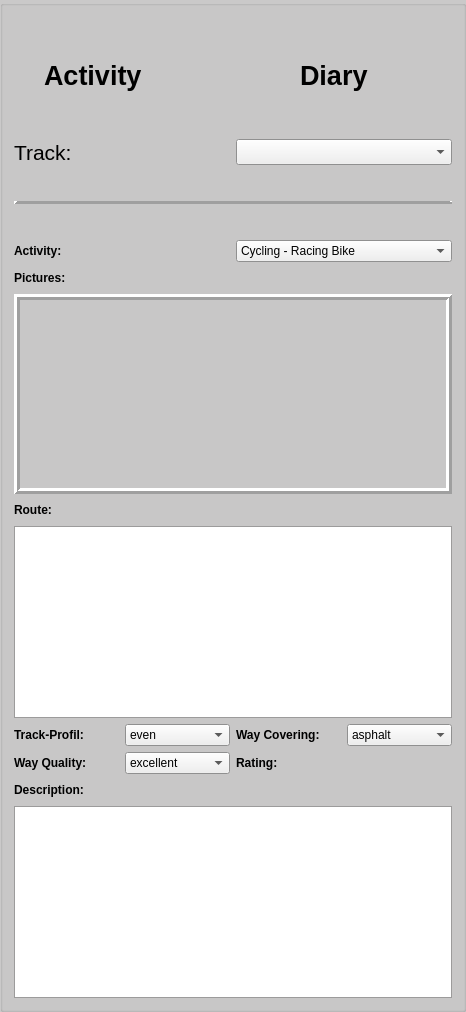
      <widget class="QGroupBox" name="groupBox_2" >
       <property name="sizePolicy" >
        <sizepolicy vsizetype="Preferred" hsizetype="Fixed" >
         <horstretch>0</horstretch>
         <verstretch>0</verstretch>
        </sizepolicy>
       </property>
       <property name="maximumSize" >
        <size>
         <width>400</width>
         <height>16777215</height>
        </size>
       </property>
       <property name="palette" >
        <palette>
         <active>
          <colorrole role="Base" >
           <brush brushstyle="SolidPattern" >
            <color alpha="255" >
             <red>255</red>
             <green>255</green>
             <blue>255</blue>
            </color>
           </brush>
          </colorrole>
          <colorrole role="Window" >
           <brush brushstyle="SolidPattern" >
            <color alpha="255" >
             <red>202</red>
             <green>201</green>
             <blue>201</blue>
            </color>
           </brush>
          </colorrole>
         </active>
         <inactive>
          <colorrole role="Base" >
           <brush brushstyle="SolidPattern" >
            <color alpha="255" >
             <red>255</red>
             <green>255</green>
             <blue>255</blue>
            </color>
           </brush>
          </colorrole>
          <colorrole role="Window" >
           <brush brushstyle="SolidPattern" >
            <color alpha="255" >
             <red>202</red>
             <green>201</green>
             <blue>201</blue>
            </color>
           </brush>
          </colorrole>
         </inactive>
         <disabled>
          <colorrole role="Base" >
           <brush brushstyle="SolidPattern" >
            <color alpha="255" >
             <red>202</red>
             <green>201</green>
             <blue>201</blue>
            </color>
           </brush>
          </colorrole>
          <colorrole role="Window" >
           <brush brushstyle="SolidPattern" >
            <color alpha="255" >
             <red>202</red>
             <green>201</green>
             <blue>201</blue>
            </color>
           </brush>
          </colorrole>
         </disabled>
        </palette>
       </property>
       <property name="title" >
        <string/>
       </property>
       <layout class="QVBoxLayout" name="verticalLayout_11" >
        <item>
         <layout class="QVBoxLayout" name="verticalLayout_5" >
          <item>
           <spacer name="verticalSpacer_5" >
            <property name="orientation" >
             <enum>Qt::Vertical</enum>
            </property>
            <property name="sizeHint" stdset="0" >
             <size>
              <width>20</width>
              <height>30</height>
             </size>
            </property>
           </spacer>
          </item>
          <item>
           <layout class="QHBoxLayout" name="horizontalLayout_2" >
            <item>
             <spacer name="horizontalSpacer" >
              <property name="orientation" >
               <enum>Qt::Horizontal</enum>
              </property>
              <property name="sizeType" >
               <enum>QSizePolicy::Preferred</enum>
              </property>
              <property name="sizeHint" stdset="0" >
               <size>
                <width>30</width>
                <height>56</height>
               </size>
              </property>
             </spacer>
            </item>
            <item>
             <widget class="QLabel" name="label_2" >
              <property name="font" >
               <font>
                <pointsize>20</pointsize>
                <weight>75</weight>
                <bold>true</bold>
               </font>
              </property>
              <property name="text" >
               <string>Activity</string>
              </property>
             </widget>
            </item>
            <item>
             <widget class="QLabel" name="iconLabel" >
              <property name="sizePolicy" >
               <sizepolicy vsizetype="Preferred" hsizetype="Preferred" >
                <horstretch>0</horstretch>
                <verstretch>0</verstretch>
               </sizepolicy>
              </property>
              <property name="autoFillBackground" >
               <bool>false</bool>
              </property>
              <property name="text" >
               <string/>
              </property>
             </widget>
            </item>
            <item>
             <widget class="QLabel" name="label_4" >
              <property name="font" >
               <font>
                <pointsize>20</pointsize>
                <weight>75</weight>
                <bold>true</bold>
               </font>
              </property>
              <property name="text" >
               <string>Diary</string>
              </property>
             </widget>
            </item>
            <item>
             <spacer name="horizontalSpacer_10" >
              <property name="orientation" >
               <enum>Qt::Horizontal</enum>
              </property>
              <property name="sizeType" >
               <enum>QSizePolicy::Preferred</enum>
              </property>
              <property name="sizeHint" stdset="0" >
               <size>
                <width>30</width>
                <height>56</height>
               </size>
              </property>
             </spacer>
            </item>
           </layout>
          </item>
          <item>
           <spacer name="verticalSpacer_3" >
            <property name="orientation" >
             <enum>Qt::Vertical</enum>
            </property>
            <property name="sizeHint" stdset="0" >
             <size>
              <width>20</width>
              <height>30</height>
             </size>
            </property>
           </spacer>
          </item>
         </layout>
        </item>
        <item>
         <layout class="QHBoxLayout" name="horizontalLayout_11" >
          <item>
           <widget class="QLabel" name="label" >
            <property name="font" >
             <font>
              <pointsize>16</pointsize>
             </font>
            </property>
            <property name="text" >
             <string>Track:</string>
            </property>
            <property name="buddy" >
             <cstring>mTrackCombo</cstring>
            </property>
           </widget>
          </item>
          <item>
           <widget class="QComboBox" name="mTrackCombo" >
            <property name="sizePolicy" >
             <sizepolicy vsizetype="Preferred" hsizetype="Preferred" >
              <horstretch>0</horstretch>
              <verstretch>0</verstretch>
             </sizepolicy>
            </property>
            <property name="minimumSize" >
             <size>
              <width>188</width>
              <height>26</height>
             </size>
            </property>
           </widget>
          </item>
         </layout>
        </item>
        <item>
         <layout class="QVBoxLayout" name="verticalLayout_14" >
          <item>
           <spacer name="verticalSpacer_6" >
            <property name="orientation" >
             <enum>Qt::Vertical</enum>
            </property>
            <property name="sizeHint" stdset="0" >
             <size>
              <width>438</width>
              <height>30</height>
             </size>
            </property>
           </spacer>
          </item>
          <item>
           <widget class="QFrame" name="separatorFrame" >
            <property name="sizePolicy" >
             <sizepolicy vsizetype="Fixed" hsizetype="MinimumExpanding" >
              <horstretch>0</horstretch>
              <verstretch>0</verstretch>
             </sizepolicy>
            </property>
            <property name="minimumSize" >
             <size>
              <width>0</width>
              <height>3</height>
             </size>
            </property>
            <property name="maximumSize" >
             <size>
              <width>16777215</width>
              <height>3</height>
             </size>
            </property>
            <property name="frameShape" >
             <enum>QFrame::Box</enum>
            </property>
            <property name="frameShadow" >
             <enum>QFrame::Raised</enum>
            </property>
            <property name="lineWidth" >
             <number>5</number>
            </property>
            <property name="midLineWidth" >
             <number>0</number>
            </property>
           </widget>
          </item>
          <item>
           <spacer name="verticalSpacer_7" >
            <property name="orientation" >
             <enum>Qt::Vertical</enum>
            </property>
            <property name="sizeHint" stdset="0" >
             <size>
              <width>438</width>
              <height>30</height>
             </size>
            </property>
           </spacer>
          </item>
         </layout>
        </item>
        <item>
         <layout class="QHBoxLayout" name="horizontalLayout_9" >
          <item>
           <widget class="QLabel" name="label_21" >
            <property name="font" >
             <font>
              <weight>75</weight>
              <bold>true</bold>
             </font>
            </property>
            <property name="text" >
             <string>Activity:</string>
            </property>
           </widget>
          </item>
          <item>
           <widget class="QComboBox" name="activityCombo" >
            <property name="sizePolicy" >
             <sizepolicy vsizetype="Preferred" hsizetype="Preferred" >
              <horstretch>0</horstretch>
              <verstretch>0</verstretch>
             </sizepolicy>
            </property>
            <item>
             <property name="text" >
              <string>Cycling - Racing Bike</string>
             </property>
            </item>
            <item>
             <property name="text" >
              <string>Cycling - Mountain Bike</string>
             </property>
            </item>
            <item>
             <property name="text" >
              <string>Hiking</string>
             </property>
            </item>
            <item>
             <property name="text" >
              <string>Running</string>
             </property>
            </item>
           </widget>
          </item>
         </layout>
        </item>
        <item>
         <layout class="QVBoxLayout" name="verticalLayout_6" >
          <item>
           <layout class="QHBoxLayout" name="horizontalLayout_8" >
            <item>
             <widget class="QLabel" name="label_28" >
              <property name="sizePolicy" >
               <sizepolicy vsizetype="Preferred" hsizetype="Preferred" >
                <horstretch>0</horstretch>
                <verstretch>0</verstretch>
               </sizepolicy>
              </property>
              <property name="font" >
               <font>
                <weight>75</weight>
                <bold>true</bold>
               </font>
              </property>
              <property name="text" >
               <string>Pictures:</string>
              </property>
             </widget>
            </item>
            <item>
             <spacer name="horizontalSpacer_3" >
              <property name="orientation" >
               <enum>Qt::Horizontal</enum>
              </property>
              <property name="sizeType" >
               <enum>QSizePolicy::Preferred</enum>
              </property>
              <property name="sizeHint" stdset="0" >
               <size>
                <width>40</width>
                <height>20</height>
               </size>
              </property>
             </spacer>
            </item>
           </layout>
          </item>
          <item>
           <widget class="QFrame" name="pictureFrame" >
            <property name="sizePolicy" >
             <sizepolicy vsizetype="Preferred" hsizetype="Preferred" >
              <horstretch>0</horstretch>
              <verstretch>0</verstretch>
             </sizepolicy>
            </property>
            <property name="minimumSize" >
             <size>
              <width>300</width>
              <height>200</height>
             </size>
            </property>
            <property name="frameShape" >
             <enum>QFrame::Box</enum>
            </property>
            <property name="frameShadow" >
             <enum>QFrame::Raised</enum>
            </property>
            <property name="lineWidth" >
             <number>3</number>
            </property>
           </widget>
          </item>
         </layout>
        </item>
        <item>
         <layout class="QVBoxLayout" name="verticalLayout_9" >
          <item>
           <layout class="QHBoxLayout" name="horizontalLayout_19" >
            <item>
             <widget class="QLabel" name="label_23" >
              <property name="sizePolicy" >
               <sizepolicy vsizetype="Preferred" hsizetype="Preferred" >
                <horstretch>0</horstretch>
                <verstretch>0</verstretch>
               </sizepolicy>
              </property>
              <property name="font" >
               <font>
                <weight>75</weight>
                <bold>true</bold>
               </font>
              </property>
              <property name="text" >
               <string>Route:</string>
              </property>
             </widget>
            </item>
            <item>
             <spacer name="horizontalSpacer_5" >
              <property name="orientation" >
               <enum>Qt::Horizontal</enum>
              </property>
              <property name="sizeType" >
               <enum>QSizePolicy::Preferred</enum>
              </property>
              <property name="sizeHint" stdset="0" >
               <size>
                <width>40</width>
                <height>20</height>
               </size>
              </property>
             </spacer>
            </item>
           </layout>
          </item>
          <item>
           <widget class="QTextBrowser" name="textBrowser_2" >
            <property name="sizePolicy" >
             <sizepolicy vsizetype="Preferred" hsizetype="Preferred" >
              <horstretch>0</horstretch>
              <verstretch>0</verstretch>
             </sizepolicy>
            </property>
            <property name="frameShadow" >
             <enum>QFrame::Sunken</enum>
            </property>
            <property name="readOnly" >
             <bool>false</bool>
            </property>
            <property name="html" >
             <string>&lt;!DOCTYPE HTML PUBLIC "-//W3C//DTD HTML 4.0//EN" "http://www.w3.org/TR/REC-html40/strict.dtd">
&lt;html>&lt;head>&lt;meta name="qrichtext" content="1" />&lt;style type="text/css">
p, li { white-space: pre-wrap; }
&lt;/style>&lt;/head>&lt;body style=" font-family:'Sans Serif'; font-size:10pt; font-weight:400; font-style:normal;">
&lt;p style="-qt-paragraph-type:empty; margin-top:0px; margin-bottom:0px; margin-left:0px; margin-right:0px; -qt-block-indent:0; text-indent:0px;">&lt;/p>&lt;/body>&lt;/html></string>
            </property>
           </widget>
          </item>
         </layout>
        </item>
        <item>
         <layout class="QGridLayout" name="gridLayout_3" >
          <item row="0" column="0" >
           <widget class="QLabel" name="label_18" >
            <property name="sizePolicy" >
             <sizepolicy vsizetype="Preferred" hsizetype="Preferred" >
              <horstretch>0</horstretch>
              <verstretch>0</verstretch>
             </sizepolicy>
            </property>
            <property name="font" >
             <font>
              <weight>75</weight>
              <bold>true</bold>
             </font>
            </property>
            <property name="text" >
             <string>Track-Profil:</string>
            </property>
           </widget>
          </item>
          <item row="0" column="1" >
           <widget class="QComboBox" name="comboBox_2" >
            <property name="sizePolicy" >
             <sizepolicy vsizetype="Preferred" hsizetype="Preferred" >
              <horstretch>0</horstretch>
              <verstretch>0</verstretch>
             </sizepolicy>
            </property>
            <item>
             <property name="text" >
              <string>even</string>
             </property>
            </item>
            <item>
             <property name="text" >
              <string>hilly</string>
             </property>
            </item>
           </widget>
          </item>
          <item row="0" column="2" >
           <widget class="QLabel" name="label_19" >
            <property name="sizePolicy" >
             <sizepolicy vsizetype="Preferred" hsizetype="Preferred" >
              <horstretch>0</horstretch>
              <verstretch>0</verstretch>
             </sizepolicy>
            </property>
            <property name="font" >
             <font>
              <weight>75</weight>
              <bold>true</bold>
             </font>
            </property>
            <property name="text" >
             <string>Way Covering:</string>
            </property>
           </widget>
          </item>
          <item row="0" column="3" >
           <widget class="QComboBox" name="comboBox_3" >
            <property name="sizePolicy" >
             <sizepolicy vsizetype="Preferred" hsizetype="Preferred" >
              <horstretch>0</horstretch>
              <verstretch>0</verstretch>
             </sizepolicy>
            </property>
            <item>
             <property name="text" >
              <string>asphalt</string>
             </property>
            </item>
            <item>
             <property name="text" >
              <string>ballast</string>
             </property>
            </item>
            <item>
             <property name="text" >
              <string>forest soil</string>
             </property>
            </item>
            <item>
             <property name="text" >
              <string>gras</string>
             </property>
            </item>
           </widget>
          </item>
          <item row="1" column="0" >
           <widget class="QLabel" name="label_22" >
            <property name="sizePolicy" >
             <sizepolicy vsizetype="Preferred" hsizetype="Preferred" >
              <horstretch>0</horstretch>
              <verstretch>0</verstretch>
             </sizepolicy>
            </property>
            <property name="font" >
             <font>
              <weight>75</weight>
              <bold>true</bold>
             </font>
            </property>
            <property name="text" >
             <string>Way Quality:</string>
            </property>
           </widget>
          </item>
          <item row="1" column="1" >
           <widget class="QComboBox" name="comboBox_4" >
            <property name="sizePolicy" >
             <sizepolicy vsizetype="Preferred" hsizetype="Preferred" >
              <horstretch>0</horstretch>
              <verstretch>0</verstretch>
             </sizepolicy>
            </property>
            <item>
             <property name="text" >
              <string>excellent</string>
             </property>
            </item>
            <item>
             <property name="text" >
              <string>good</string>
             </property>
            </item>
            <item>
             <property name="text" >
              <string>bad</string>
             </property>
            </item>
           </widget>
          </item>
          <item row="1" column="2" >
           <widget class="QLabel" name="label_17" >
            <property name="sizePolicy" >
             <sizepolicy vsizetype="Preferred" hsizetype="Preferred" >
              <horstretch>0</horstretch>
              <verstretch>0</verstretch>
             </sizepolicy>
            </property>
            <property name="font" >
             <font>
              <weight>75</weight>
              <bold>true</bold>
             </font>
            </property>
            <property name="text" >
             <string>Rating:</string>
            </property>
           </widget>
          </item>
          <item row="1" column="3" >
           <layout class="QHBoxLayout" name="horizontalLayout_10" >
            <item>
             <widget class="QLabel" name="label_25" >
              <property name="text" >
               <string/>
              </property>
              <property name="pixmap" >
               <pixmap>../../../../../../suse/usr/share/icons/oxygen/32x32/places/favorites.png</pixmap>
              </property>
             </widget>
            </item>
            <item>
             <widget class="QLabel" name="label_26" >
              <property name="text" >
               <string/>
              </property>
              <property name="pixmap" >
               <pixmap>../../../../../../suse/usr/share/icons/oxygen/32x32/places/favorites.png</pixmap>
              </property>
             </widget>
            </item>
            <item>
             <widget class="QLabel" name="label_27" >
              <property name="text" >
               <string/>
              </property>
              <property name="pixmap" >
               <pixmap>../../../../../../suse/usr/share/icons/oxygen/32x32/places/favorites.png</pixmap>
              </property>
             </widget>
            </item>
           </layout>
          </item>
         </layout>
        </item>
        <item>
         <layout class="QVBoxLayout" name="verticalLayout_13" >
          <item>
           <layout class="QHBoxLayout" name="horizontalLayout_21" >
            <item>
             <widget class="QLabel" name="label_3" >
              <property name="sizePolicy" >
               <sizepolicy vsizetype="Preferred" hsizetype="Preferred" >
                <horstretch>0</horstretch>
                <verstretch>0</verstretch>
               </sizepolicy>
              </property>
              <property name="font" >
               <font>
                <weight>75</weight>
                <bold>true</bold>
               </font>
              </property>
              <property name="text" >
               <string>Description:</string>
              </property>
             </widget>
            </item>
            <item>
             <spacer name="horizontalSpacer_6" >
              <property name="orientation" >
               <enum>Qt::Horizontal</enum>
              </property>
              <property name="sizeType" >
               <enum>QSizePolicy::Preferred</enum>
              </property>
              <property name="sizeHint" stdset="0" >
               <size>
                <width>40</width>
                <height>20</height>
               </size>
              </property>
             </spacer>
            </item>
           </layout>
          </item>
          <item>
           <widget class="QTextBrowser" name="textBrowser" >
            <property name="sizePolicy" >
             <sizepolicy vsizetype="Preferred" hsizetype="Preferred" >
              <horstretch>0</horstretch>
              <verstretch>0</verstretch>
             </sizepolicy>
            </property>
            <property name="frameShadow" >
             <enum>QFrame::Sunken</enum>
            </property>
            <property name="readOnly" >
             <bool>false</bool>
            </property>
            <property name="html" >
             <string>&lt;!DOCTYPE HTML PUBLIC "-//W3C//DTD HTML 4.0//EN" "http://www.w3.org/TR/REC-html40/strict.dtd">
&lt;html>&lt;head>&lt;meta name="qrichtext" content="1" />&lt;style type="text/css">
p, li { white-space: pre-wrap; }
&lt;/style>&lt;/head>&lt;body style=" font-family:'Sans Serif'; font-size:10pt; font-weight:400; font-style:normal;">
&lt;p style="-qt-paragraph-type:empty; margin-top:0px; margin-bottom:0px; margin-left:0px; margin-right:0px; -qt-block-indent:0; text-indent:0px;">&lt;/p>&lt;/body>&lt;/html></string>
            </property>
           </widget>
          </item>
         </layout>
        </item>
       </layout>
      </widget>
